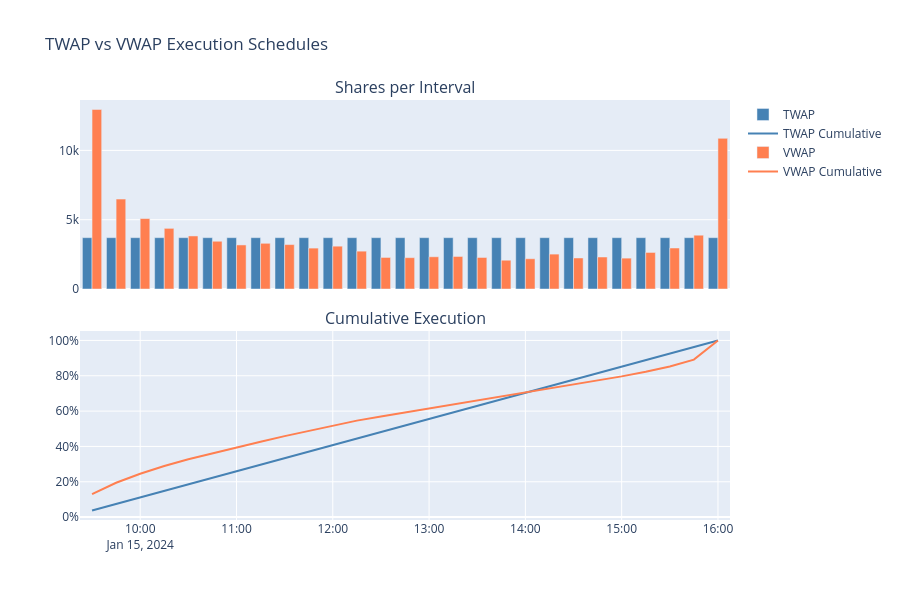

The code cell stored with this chart in its notebook:
### Markdown cell above
#### Add VWAP Schedule Overlay

### Code cell
# VWAP
vwap_times = vwap.schedule["time"].to_list()
fig.add_bar(
    x=vwap_times,
    y=vwap.schedule["shares"].to_list(),
    name="VWAP",
    marker_color="coral",
    row=1,
    col=1,
)
fig.add_scatter(
    x=vwap_times,
    y=vwap.schedule["pct_complete"].to_list(),
    mode="lines",
    name="VWAP Cumulative",
    line=dict(color="coral", width=2),
    row=2,
    col=1,
)

fig.update_yaxes(tickformat=".0%", row=2, col=1)
fig.update_layout(
    title="TWAP vs VWAP Execution Schedules",
    height=600,
    barmode="group",
)
fig.show()
